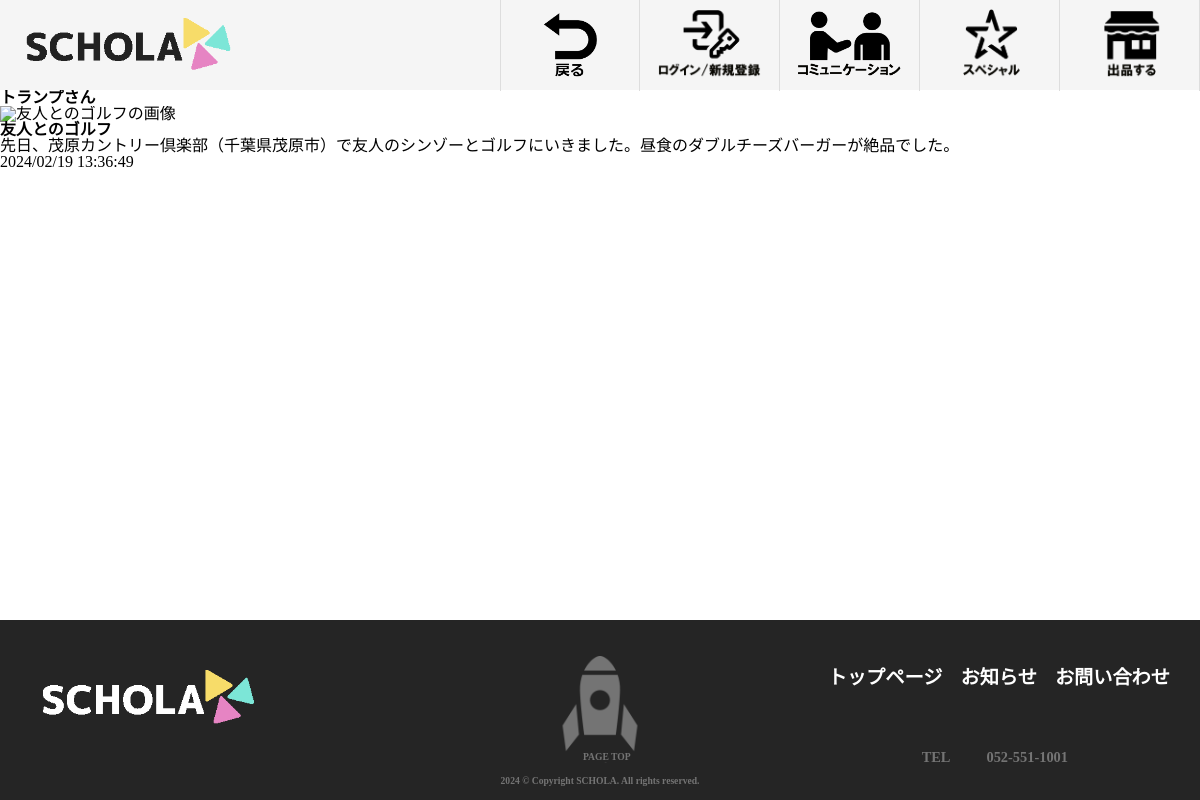
The app's page /communication/blog/1 with its own data.
### apps/mypage/models.py (models this page shows, shortened)
class User(db.Model, UserMixin):
    __tablename__ = "users"
    id = db.Column(db.Integer, primary_key=True)
    username = db.Column(db.String(50), index=True)
    email = db.Column(db.String(50), unique=True, index=True)
    password_hash = db.Column(db.String(20))
    tel = db.Column(db.String(20), nullable=True)
    postcode = db.Column(db.String(8), nullable=True)
    address = db.Column(db.String(50), nullable=True)
    building_name_number = db.Column(db.String(50), nullable=True)
    face_image_path = db.Column(db.String(50), nullable=True)
    user_activate = db.Column(db.Boolean, default=True)
    created_at = db.Column(db.DateTime, default=datetime.now)
    updated_at = db.Column(db.DateTime, default=datetime.now, onupdate=datetime.now)
    blogs = db.relationship("Blog", back_populates="user", lazy=True)
    followers = db.relationship('Follow', foreign_keys=[Follow.follower_id], backref='follower', lazy='dynamic')
    followees = db.relationship('Follow', foreign_keys=[Follow.followee_id], backref='followee', lazy='dynamic')
    boards = db.relationship("Board", back_populates="user", lazy=True)
    comments = db.relationship("Comment", back_populates="user", lazy=True)
    send_chat = db.relationship("Chat", foreign_keys='Chat.sender_id', backref='sender', lazy=True)
    receive_chat = db.relationship("Chat", foreign_keys='Chat.receiver_id', backref='receiver', lazy=True)
    user_payments = db.relationship("UserPayment", back_populates="user", lazy=True)
    @property
    def password(self):
        raise AttributeError("読み取り不可")

class Blog(db.Model):
    __tablename__ = "blogs"
    id = db.Column(db.Integer, primary_key=True)
    user_id = db.Column(db.ForeignKey("users.id"))
    title = db.Column(db.String(50))
    body = db.Column(db.Text)
    image_path = db.Column(db.String)
    blog_activate = db.Column(db.Boolean, default=True)
    created_at = db.Column(db.DateTime, default=datetime.now)
    user = db.relationship("User", back_populates="blogs", lazy=True)

### apps/communication/views.py (the view)
@communication.route('/blog/<blog_id>')
def blog_detail(blog_id):
    blog = db.session.query(Blog, User).join(User).filter(Blog.id == blog_id).first()
    return render_template('/blog_detail.html', blog=blog)

### apps/communication/templates/blog_detail.html (shortened to what this page needs)
{% extends "item/base.html" %}
{% block css %}
<link rel="stylesheet" href="{{ url_for('static', filename='css/style_item.css') }}" />
<link rel="stylesheet" href="{{ url_for('communication.static', filename='/css/style.css' ) }}" />
{% endblock %}
{% block content %}
<div>
  <a href="{{ url_for('communication.other',user_id=blog.User.id) }}">
    <h2>{{ blog.User.username }}さん</h2>
  </a>
  <section>
    <img
      src="{{ url_for('items.image_file',
      filename=blog.Blog.image_path) }}" alt="{{ blog.Blog.title }}の画像"
    />
  </section>
  <h2>{{ blog.Blog.title }}</h2>
  <p>{{ blog.Blog.body }}</p>
  <p>{{ blog.Blog.created_at.strftime('%Y/%m/%d %H:%M:%S') }}</p>
</div>
{% endblock %}

### apps/static/css/g-navi.css (style rules this page uses)
body { min-height: 100vh; position: relative; padding-bottom: 15vw; word-break: break-all; width: 100%; }

### apps/communication/static/css/style.css (style rules this page uses)
a { text-decoration: none; color: #000; }

### records on screen
User: User.username "トランプ"
Blog: Blog "友人とのゴルフ", Blog.body "先日、茂原カントリー倶楽部（千葉県茂原市）で友人のシンゾーとゴルフにいきました。昼食のダブルチーズバーガーが絶品でした。", Blog.created_at "2024/02/19 13:36:49"
